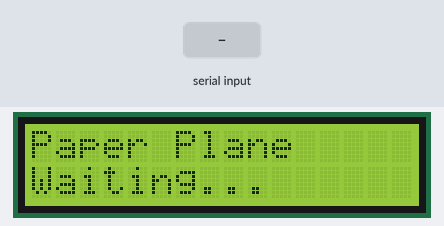
Bench run of a sketch on a simulated Arduino Uno, built with avr-gcc and run on an emulated ATmega328P. Shown: 16×2 character LCD. The inputs (shaded band) are chosen by the test bench.

Above: at 1.2 s.
1.3 s: "SCORE:\n" received over Serial
At 2.2 s:
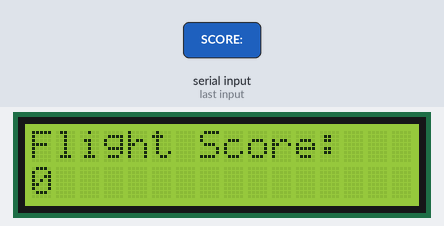
2.8 s: "SCORE:90\n" received over Serial
At 3.5 s:
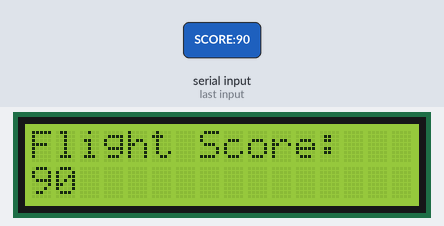
Timing chart, 0 to 5.8 s (numbered marks = the images above; inputs shaded):
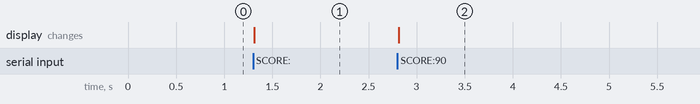

The sketch:

arduinoWriting.ino
```cpp
#include <LiquidCrystal.h>

LiquidCrystal lcd(12, 11, 5, 4, 3, 2);

void setup() {
  Serial.begin(9600);

  lcd.begin(16, 2);
  lcd.print("Paper Plane");
  lcd.setCursor(0, 1);
  lcd.print("Waiting...");
}

void loop() {
  if (Serial.available()) {
    String message = Serial.readStringUntil('\n');
    message.trim();

    if (message.startsWith("SCORE:")) {
      int score = message.substring(6).toInt();

      lcd.clear();
      lcd.print("Flight Score:");
      lcd.setCursor(0, 1);
      lcd.print(score);
    }
  }
}
```

Measured:
- after the input at 1.3 s, the display: changes at once (image 1)
- after the input at 2.8 s, the display: changes at once (image 2)
